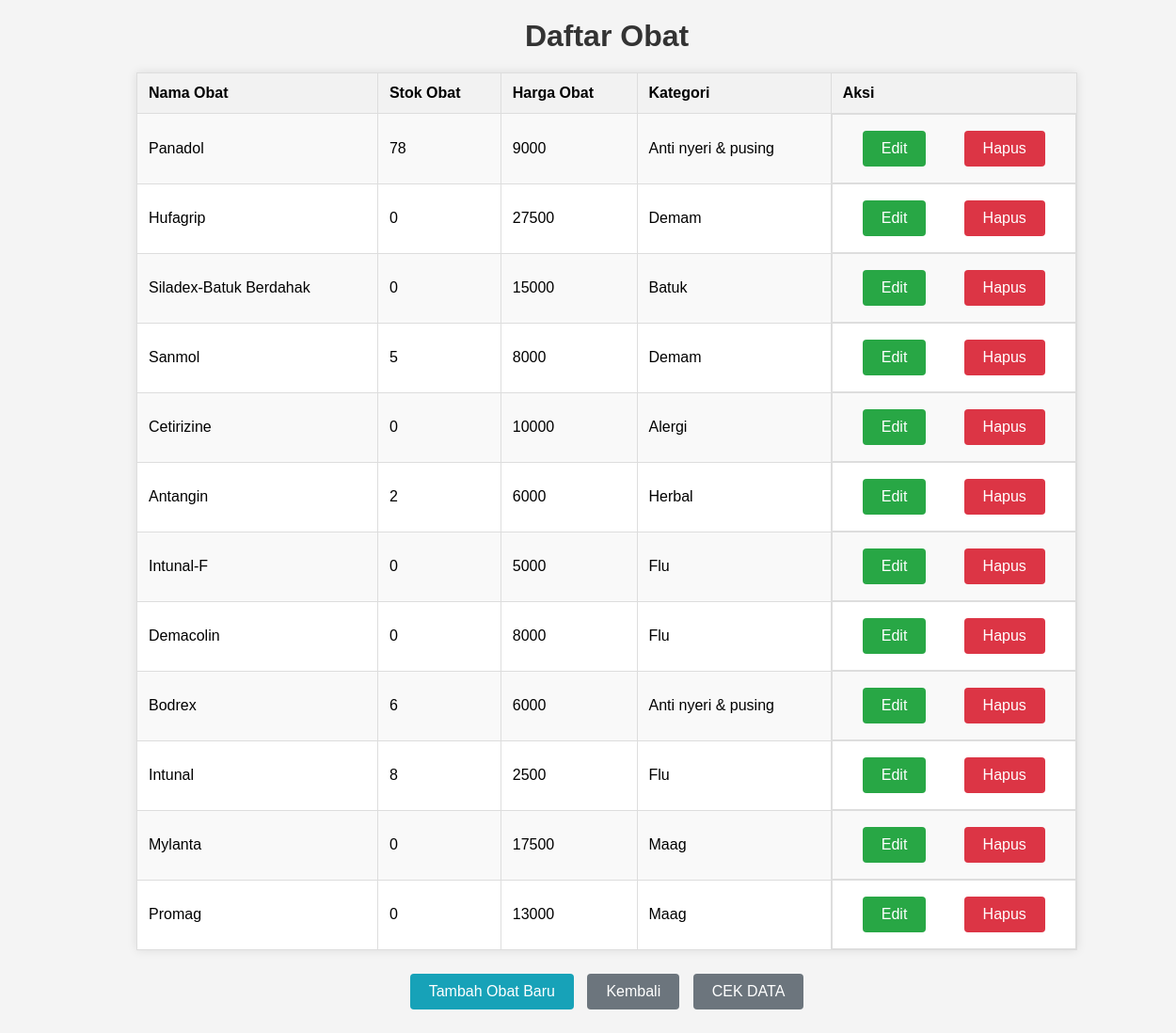
Screenshot of /obat/dataobat.php with the database file from the repository.
### tables this page shows
CREATE TABLE `obat` (
  `id_obat` int(11) NOT NULL,
  `nama_obat` varchar(1000) NOT NULL,
  `stok_obat` varchar(100) NOT NULL,
  `harga_obat` varchar(100) NOT NULL,
  `id_kat` int(11) NOT NULL,
  `img` varchar(1000) NOT NULL
);

CREATE TABLE `kategori` (
  `id_kat` int(11) NOT NULL,
  `nama_kat` varchar(1000) NOT NULL
);

### obat/dataobat.php (the view, shortened to what this page needs)
<?php
require "../koneksi.php";
$query = "SELECT
            obat.id_obat,
            obat.nama_obat,
            obat.stok_obat,
            obat.harga_obat,
            kategori.nama_kat
          FROM
            obat
          INNER JOIN
            kategori ON obat.id_kat = kategori.id_kat";
$result = mysqli_query($koneksi, $query);
?>
<!DOCTYPE html>
<html lang="en">
<head>
    <link rel="stylesheet" href="style.css">
</head>
<body>
    <h1>Daftar Obat</h1>
    <table>
        <tr>
            <th>Nama Obat</th>
            <th>Stok Obat</th>
            <th>Harga Obat</th>
            <th>Kategori</th>
            <th>Aksi</th>
        </tr>
        <?php while ($row = mysqli_fetch_assoc($result)) : ?>
            <tr>
                <td><?php echo $row['nama_obat']; ?></td>
                <td><?php echo $row['stok_obat']; ?></td>
                <td><?php echo $row['harga_obat']; ?></td>
                <td><?php echo $row['nama_kat']; ?></td>
                <td class="action-buttons">
                    <a href="edit.php?id=<?php echo $row['id_obat']; ?>" class="button-edit">Edit</a>
                    <a href="hapus.php?id=<?php echo $row['id_obat']; ?>" class="button-delete" onclick="return confirm('Yakin ingin menghapus?');">Hapus</a>
                </td>
            </tr>
        <?php endwhile; ?>
    </table>
    <div class="center">
        <a href="tambah.php" class="button-add">Tambah Obat Baru</a>
        <a href="../admin.php" class="button-back">Kembali</a>
        <a href="../buyforadmin.php" class="button-back">CEK DATA</a>
    </div>
</body>
</html>

### style.css (style rules this page uses)
* { text-decoration: none; margin: 0px; padding: 0px; }
body { margin: 0px; padding: 0px; font-family: 'Open Sans', sans-serif; width: 100%; }

### obat/dataobat.php (style rules this page uses)
body { font-family: Arial, sans-serif; margin: 0; padding: 20px; background-color: #f4f4f4; }
h1 { text-align: center; margin-bottom: 20px; color: #333; }
table { width: 80%; margin: 20px auto; border-collapse: collapse; background-color: #fff; box-shadow: 0 0 10px rgba(0, 0, 0, 0.1); }
table, th, td { border: 1px solid #ddd; }
th, td { padding: 12px; text-align: left; }
th { background-color: #f2f2f2; }
tr:nth-child(even) { background-color: #f9f9f9; }
.button, .button-edit, .button-delete, .button-add, .button-back { display: inline-block; padding: 10px 20px; color: #fff; text-decoration: none; border-radius: 4px; text-align: center; margin: 5px; }
.button-edit { background-color: #28a745; }
.button-delete { background-color: #dc3545; }
.button-add { background-color: #17a2b8; }
.button-back { background-color: #6c757d; }
.action-buttons { display: flex; justify-content: space-around; }
.center { text-align: center; margin-top: 20px; }

### rows the page displays
obat: nama_obat "Panadol", stok_obat "78", harga_obat "9000", id_kat.nama_kat "Anti nyeri & pusing"
obat: nama_obat "Hufagrip", stok_obat "0", harga_obat "27500", id_kat.nama_kat "Demam"
obat: nama_obat "Siladex-Batuk Berdahak", stok_obat "0", harga_obat "15000", id_kat.nama_kat "Batuk"
obat: nama_obat "Sanmol", stok_obat "5", harga_obat "8000", id_kat.nama_kat "Demam"
obat: nama_obat "Cetirizine", stok_obat "0", harga_obat "10000", id_kat.nama_kat "Alergi"
obat: nama_obat "Antangin", stok_obat "2", harga_obat "6000", id_kat.nama_kat "Herbal"
obat: nama_obat "Intunal-F", stok_obat "0", harga_obat "5000", id_kat.nama_kat "Flu"
obat: nama_obat "Demacolin", stok_obat "0", harga_obat "8000", id_kat.nama_kat "Flu"
obat: nama_obat "Bodrex", stok_obat "6", harga_obat "6000", id_kat.nama_kat "Anti nyeri & pusing"
obat: nama_obat "Intunal", stok_obat "8", harga_obat "2500", id_kat.nama_kat "Flu"
obat: nama_obat "Mylanta", stok_obat "0", harga_obat "17500", id_kat.nama_kat "Maag"
obat: nama_obat "Promag", stok_obat "0", harga_obat "13000", id_kat.nama_kat "Maag"
